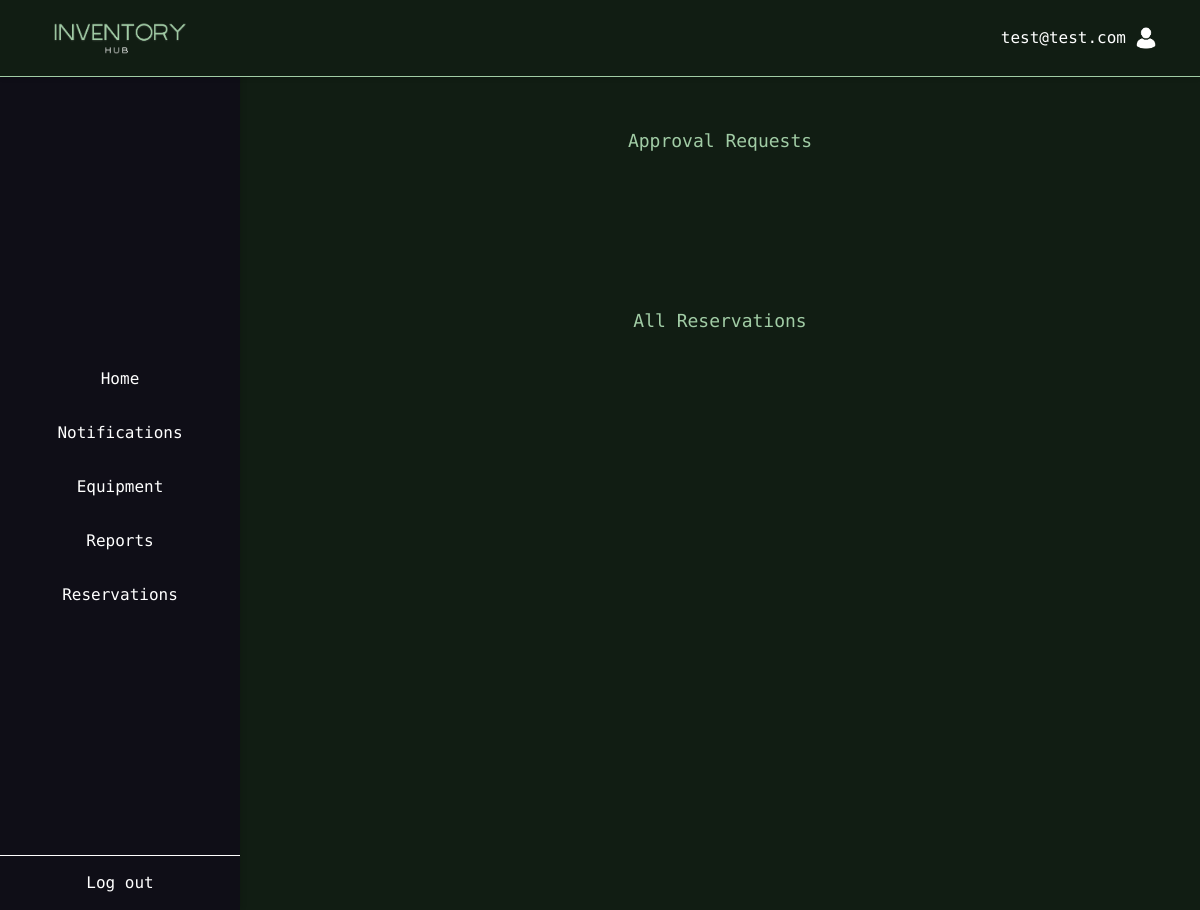
The page /reservations/ (signed in) on the database as committed earlier.
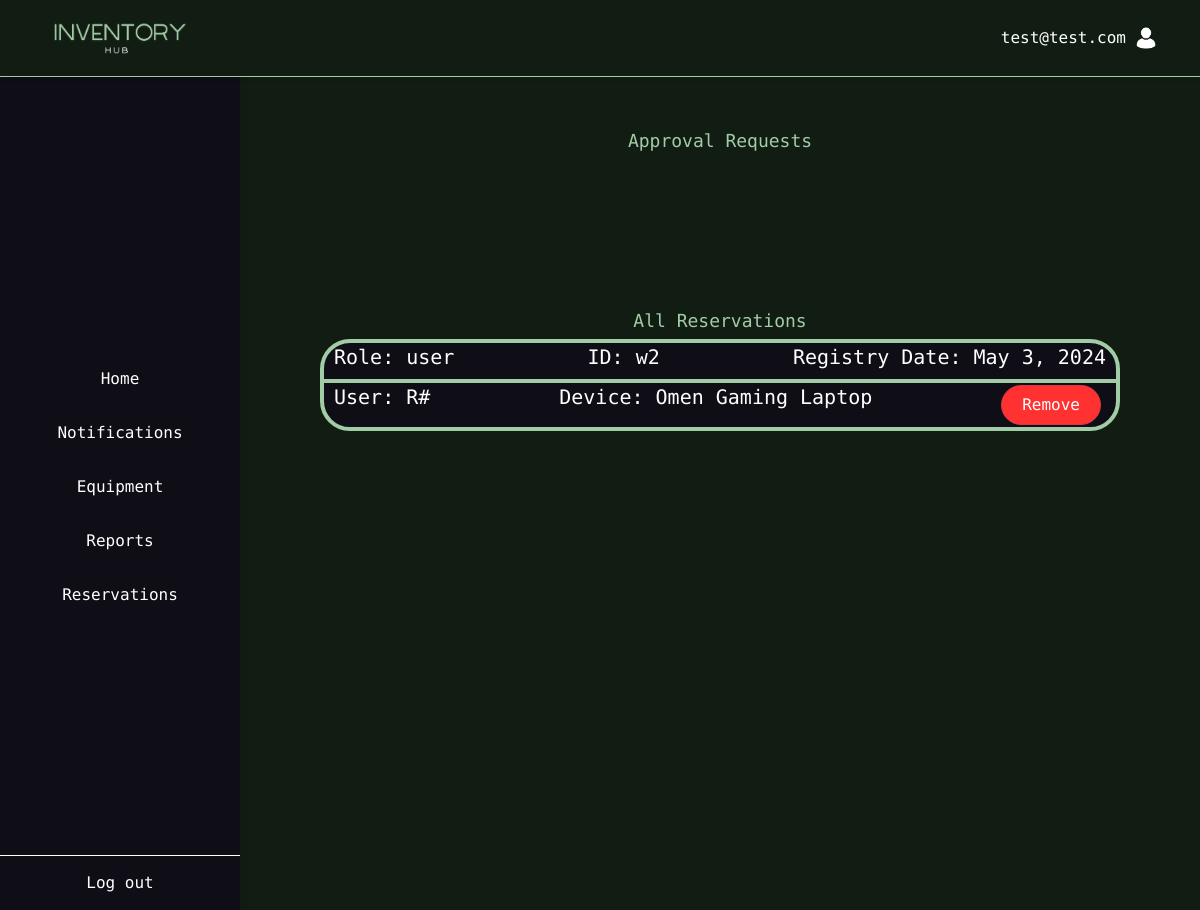
The same page on the database as committed later.
### InventoryManagement/models.py (models this page shows, shortened)
class CustomUser(AbstractUser):
    username = models.CharField(max_length=255, unique=True, blank=False)
    USERNAME_FIELD = 'email'
    REQUIRED_FIELDS = ['username', 'first_name', 'last_name']
    email = models.EmailField(unique=True)
    phone = models.CharField(max_length=20)
    role = models.ForeignKey(Role, on_delete=models.SET(get_user_role), default=get_user_role)
    objects = CustomUserManager()

class Booking(models.Model):
    device = models.ForeignKey(Device, on_delete=models.CASCADE)
    user = models.ForeignKey(settings.AUTH_USER_MODEL, on_delete=models.CASCADE)
    booking_req_date = models.DateField()
    booking_status = models.CharField(max_length=50)
    status_change_date = models.DateTimeField(auto_now_add=True)
    collected_status = models.BooleanField(default=False)
    collected_date = models.DateTimeField(null=True, blank=True)
    device_exp_ret_date = models.DateField()
    device_act_ret_date = models.DateField(null=True, blank=True)

class Role(models.Model):
    ROLE_CHOICES = (
        ('user', 'User'),
        ('admin', 'Admin'),
    )
    role_name = models.CharField(max_length=50, choices=ROLE_CHOICES)
    role_desc = models.CharField(max_length=200, null=True, blank=True)
    def __str__(self):
        return self.role_name

class Device(models.Model):
    device_name = models.CharField(max_length=100)
    device_type = models.CharField(max_length=50)
    device_desc = models.CharField(max_length=200, null=True, blank=True)
    device_status = models.BooleanField(default=False)  # Changed from CharField to BooleanField
    location = models.ForeignKey(Location, on_delete=models.CASCADE)
    config = models.ForeignKey('DeviceConfig', on_delete=models.CASCADE, null=False, blank=False)
    return_day = models.IntegerField(default=0)

### InventoryManagement/views.py (the view)
# urls.py: path("reservations/", views.reservations, name="reservations"),
@login_required
def reservations(request):
    bookings = Booking.objects.filter(booking_status="requested")
    all_bookings = Booking.objects.all()
    all_bookings = all_bookings.exclude(booking_status="requested")
    return render(request, "reservations.html", { "bookings": bookings, "all_bookings": all_bookings });

### InventoryManagement/templates/reservations.html (shortened to what this page needs)
{% extends "base.html" %}
{% load static %}
{% block styles %}
    <link rel="stylesheet" href={% static "/css/reservations.css" %}>
    <link rel="stylesheet" href={% static "/css/basscss.css" %}>
{% endblock %}
{% block content %}
  <div class="rsv-root">
    <h3 class="mx-auto mb-2 simple-hd">
      Approval Requests
    </h3>
</div>
    <div class="rsv-root">
    <h3 class="mx-auto mb-2 simple-hd">
      All Reservations
    </h3>
  {% for booking in all_bookings %}
      <div class="rsv-block">
          <div class="rsv-inner flex">
            <h5>
              Role: {{ booking.user.role }}
            </h5>
            <h5 class="ml-auto">
              ID: w{{ booking.user.id }}
            </h5>
            <h5 class="ml-auto">
              Registry Date: {{ booking.booking_req_date }}
            </h5>
          </div>
          <div class="rsv-body flex">
            <h5>
              User: R#{{ booking.user.user.id }}
            </h5>
            <h5 class="ml-auto">
              Device: {{ booking.device.device_name }}
            </h5>
                 <div class="my-auto ml-auto">
              <form method="post" action="{% url 'delete_booking' booking.id %}">
                <button type="submit" class="btn btn-danger">Remove</button>
              </form>
            </div>
          </div>
        </div>
  {% endfor %}
    </div>d
{% endblock %}

### InventoryManagement/templates/base.html (shortened to what this page needs)
<!DOCTYPE html>
<html lang="en">
<head>
    {% load static %}
    <link href="https://stackpath.bootstrapcdn.com/bootstrap/4.3.1/css/bootstrap.min.css" rel="stylesheet">
    {% load django_bootstrap5 %}
    <link rel="stylesheet" href="{% static 'css/base.css' %}">
    {% block styles %}
        {% endblock %}
</head>
<body>
    <div class="top-bar">
        <div class="logo">
            <img src="{% static 'images/inventory.png' %}" alt="Logo" style="height: 40px;">
        </div>
            <div class="profile-info">
                {% block user_name %}
                    <p>{{ user.email }}</p>
                {% endblock user_name %}
                <img src="{% static "images/profile_icon.png" %}" alt="Profile">
            </div>
        </div>
    <div class="sidebar">
        {% if user.role.role_name == 'admin' %}
        <a href="{% url 'admin_home' %}">Home</a>
        {% elif user.role.role_name == "user" %}
        <a href="{% url 'user_home' %}">Home</a>
        {% endif %}
        <a href="{% url 'notifications' %}">Notifications</a>
        <a href="{% url 'equipment' %}">Equipment</a>
        {% if user.role.role_name == 'admin' %}
        <a href="{% url 'reports' %}">Reports</a>
        {% endif %}
        {% if user.role.role_name == 'admin' %}
        <a href="{% url 'reservations' %}">Reservations</a>
        {% elif user.role.role_name == "user" %}
        <a href="{% url 'requests' %}">Reservations</a>
        {% endif %}
        <div class="logout">
            <a href={% url 'logout' %}>Log out</a>
        </div>
    </div>
    {% block content %}
    {% endblock content %}
</body>
</html>

### static/css/base.css (style rules this page uses)
body, html { margin: 0; font-family: "Source Code Pro", monospace; font-optical-sizing: auto; font-weight: 300; font-style: normal; background-color: rgb(17, 29, 19); height: 100%; }
.logo { width: 20%; align-items: center; text-align: center; }
.top-bar { background-color: rgb(17, 29, 19); box-shadow: 0 2px 4px rgba(0,0,0,0.1); display: flex; justify-content: space-between; align-items: center; padding: 1.5% 0%; position: fixed; width: 100%; top: 0; z-index: 1001; box-sizing: border-box; margin: auto; border-bottom: 1px solid rgb(161, 204, 165); }
.profile-info { display: flex; align-items: center; padding: 0 2%; }
.profile-info img { width: 40px; height: 40px; border-radius: 50%; margin-right: 10px; }
.profile-info p { margin: 0; font-size: 16px; color: white }
.sidebar { width: 20%; background-color: #0F0E17; color: white; position: fixed; top: 1.7cm; left: 0; bottom: 0; overflow-y: auto; display: flex; flex-direction: column; justify-content: center; z-index: 1000; box-shadow: 2px 0 5px rgba(0, 0, 0, 0.1); }
.sidebar a { padding: 15px 20px; text-decoration: none; font-size: 1rem; color: white; display: block; transition: background-color 0.3s; text-align: center; }
.logout { position: absolute; bottom: 0; width: 100%; text-align: center; border-top: 1px solid #fff; }
button { border: none; border-radius: 5px; padding: 10px 15px; cursor: pointer; margin-right: 5px; }
.simple-hd { color: #a1cca5; font-size: 18px; text-align: center; }

### static/css/reservations.css (style rules this page uses)
.my-auto { margin-top: auto; margin-bottom: auto; }
.rsv-root { align-items: center; border-radius: 30px; position: relative; margin-left: 27%; margin-top: 110px; padding: 20px 0; color: white; width: 66%; display: flex; flex-direction: column; }
.rsv-block { color: white; border-radius: 30px; border: 4px solid rgb(161, 204, 165); background-color: #0f0e17; width: 800px; }
.rsv-inner { padding: 2px 10px; }
.rsv-body { border: solid rgb(161, 204, 165); border-width: 4px 0 0 0; padding: 2px 10px; }
.btn { border-radius: 20px; padding: 0px 20px; height: 40px; color: #fff; }
.btn-danger { background-color: #ff3131; }
.simple-hd { color: #a1cca5; font-size: 18px; text-align: center; }
.my-auto { display: flex; flex-direction: row; }

### static/css/basscss.css (style rules this page uses)
.ml-auto { margin-left:auto }
.mr-auto,.mx-auto { margin-right:auto }
.mx-auto { margin-left:auto }
.flex { display:-webkit-box;display:-webkit-flex;display:-ms-flexbox;display:flex }

Rows that differ between the two databases and show on the page:
added Booking: user.role "user", user.id "2", booking_req_date "May 3, 2024", device.device_name "Omen Gaming Laptop"
